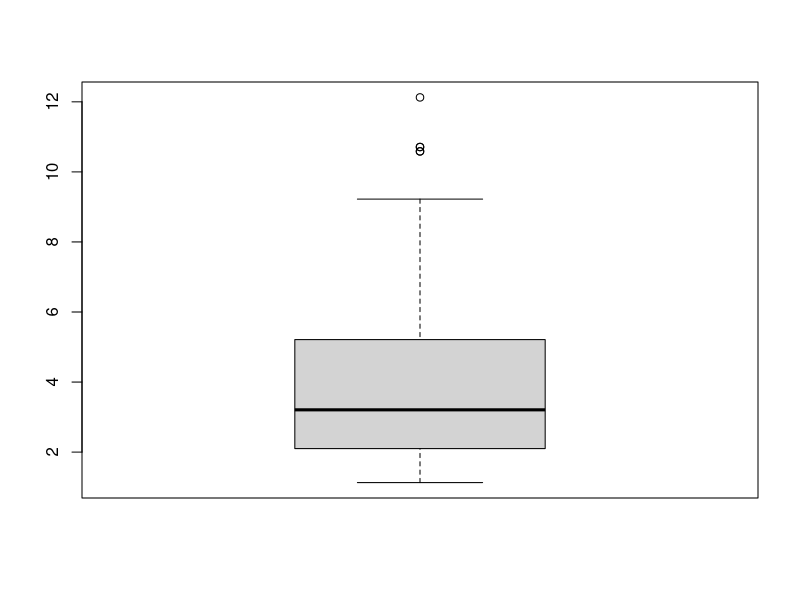
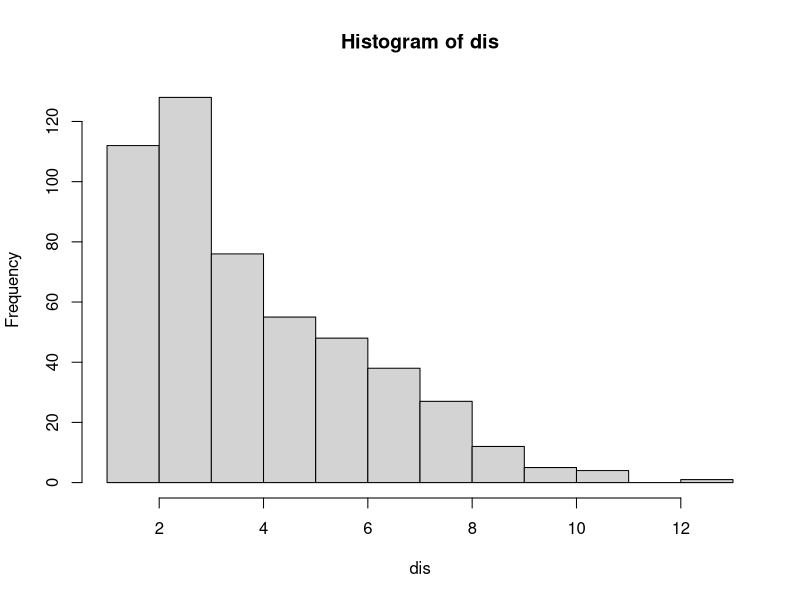

The R script that drew these images, in order:

#2

pnorm(2.8,3.0,.1)
pnorm(2.9,3.0,.1) + 1 - pnorm(3.1,3.0,.1)

#3
visits <- c(9.4,13.4,15.6,16.2,16.4,16.8,18.1, 18.7,18.9,19.1,19.3,20.1,20.4,21.6,21.9,23.4,23.5,24.8,24.9,26.8)
visits <-sort(visits)
length(visits)
median(visits)
x<-sum(visits < 22)
x

pbinom(15,20,.5)


#4

library(MASS)
help(Boston)
attach(Boston)
summary(dis)

boxplot(dis) #doesn't look symmetric, why are we using wilcox and t
hist(dis)

wilcox.test(dis, mu =3.5, alternative = "two.sided", conf.int = TRUE)
t.test(dis,mu=3.5,alternative = "two.sided")



#5
binom.test(175,272,alternative ="two.sided")



#6
polls<-matrix(c(63,21,4,13), nrow =2, ncol=2, byrow = TRUE)
mcnemar.test(polls)


